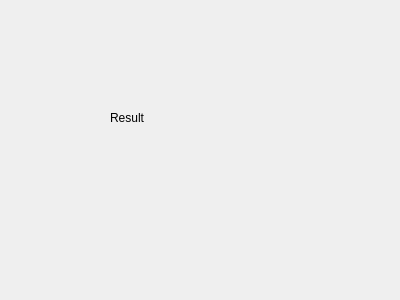
<?xml version="1.0" encoding="UTF-8"?>
<ui version="4.0">
 <class>WidgetResult</class>
 <widget class="QWidget" name="WidgetResult">
  <property name="geometry">
   <rect>
    <x>0</x>
    <y>0</y>
    <width>400</width>
    <height>300</height>
   </rect>
  </property>
  <property name="windowTitle">
   <string>Form</string>
  </property>
  <widget class="QLabel" name="label">
   <property name="geometry">
    <rect>
     <x>110</x>
     <y>110</y>
     <width>53</width>
     <height>15</height>
    </rect>
   </property>
   <property name="text">
    <string>Result</string>
   </property>
  </widget>
 </widget>
 <resources/>
 <connections/>
</ui>
